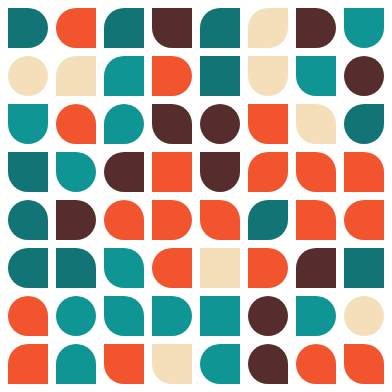
Frame 1 (no input)
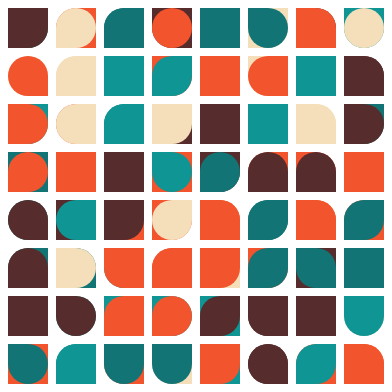
Frame 2 (the mouse pressed at the canvas centre, redrawn once)

The p5.js sketch that drew these frames (run headless with seeded random() and noise() and a simulated clock; the mouse was pressed at the canvas centre and the sketch redrawn once):

// p5.js sketch
// ── sketch.js
const ROWS = 8;
const COLUMNS = 8;
const CELL_SIZE = 40;
const MARGIN = CELL_SIZE * 0.1;
const PADDING = CELL_SIZE * 0.1;
const BOX_SIZE = CELL_SIZE + (PADDING * 2);
const OFFSET = (BOX_SIZE / 2) + MARGIN;
let PALETTE = [];

function setup() {
  let canvasWidth = (MARGIN * 2) + (BOX_SIZE * COLUMNS);
  let canvasHeight = (MARGIN * 2) + (BOX_SIZE * ROWS);
  createCanvas(canvasWidth, canvasHeight);
  PALETTE = [
    color(86, 44, 44), // dark red
    color(242, 84, 45), // orange
    color(245, 223, 187), // tan
    color(14, 149, 148), // medium green
    color(18, 116, 117), // dark green
  ];
  noLoop();
  angleMode(DEGREES);
  rectMode(CENTER);
}

function draw() {
  for (let x = 0; x < COLUMNS; x++) {
     for (let y = 0; y < ROWS; y++) {
        let posX = OFFSET + (x * BOX_SIZE);
        let posY = OFFSET + (y * BOX_SIZE);
        let topLeftRadius = randomChoice() ? 0 : 20;
        let topRightRadius = randomChoice() ? 0 : 20;
        let bottomLeftRadius = randomChoice() ? 0 : 20;
        let bottomRightRadius = randomChoice() ? 0 : 20;
        let squareColor = getRandomColorFromPalette();
        noStroke();
        fill(squareColor);
        rect(posX, posY, CELL_SIZE, CELL_SIZE, topLeftRadius, topRightRadius, bottomRightRadius, bottomLeftRadius);
    }
  }
}

function getRandomColorFromPalette() {
  return PALETTE[floor(random(0, PALETTE.length))];
}

function randomChoice() {
  let rnd = random(1);
  if (rnd > 0.5) {
    return true;
  } else {
    return false;
  }
}
